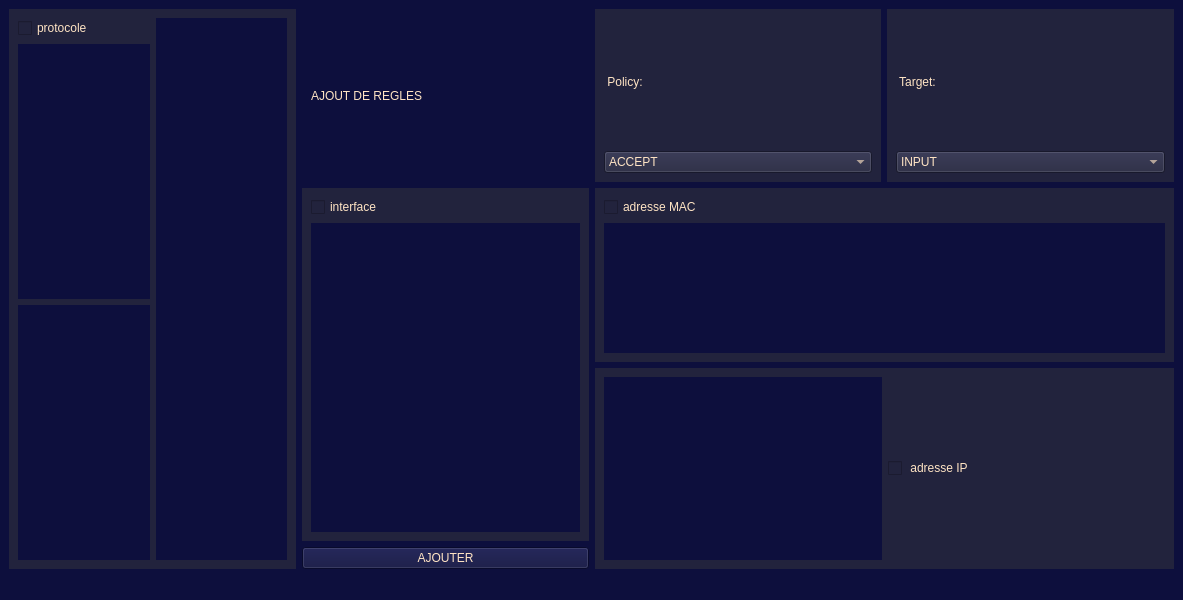
<?xml version="1.0" encoding="UTF-8"?>
<ui version="4.0">
 <class>AddWindow</class>
 <widget class="QMainWindow" name="AddWindow">
  <property name="geometry">
   <rect>
    <x>0</x>
    <y>0</y>
    <width>1183</width>
    <height>600</height>
   </rect>
  </property>
  <property name="windowTitle">
   <string>MainWindow</string>
  </property>
  <property name="styleSheet">
   <string notr="true"> background-color: #0D0F3D;
 color:bisque;</string>
  </property>
  <widget class="QWidget" name="centralwidget">
   <layout class="QGridLayout" name="gridLayout_3">
    <item row="0" column="0" rowspan="4">
     <widget class="QWidget" name="widget_2" native="true">
      <property name="styleSheet">
       <string notr="true">background-color:#22233D;</string>
      </property>
      <layout class="QGridLayout" name="gridLayout">
       <item row="0" column="0">
        <widget class="QCheckBox" name="checkBox">
         <property name="text">
          <string>protocole</string>
         </property>
        </widget>
       </item>
       <item row="0" column="1" rowspan="3">
        <widget class="QWidget" name="widget_6" native="true">
         <property name="styleSheet">
          <string notr="true">background-color: #0D0F3D;</string>
         </property>
        </widget>
       </item>
       <item row="2" column="0">
        <widget class="QWidget" name="widget_7" native="true">
         <property name="styleSheet">
          <string notr="true">background-color: #0D0F3D;</string>
         </property>
        </widget>
       </item>
       <item row="1" column="0">
        <widget class="QWidget" name="widget_5" native="true">
         <property name="styleSheet">
          <string notr="true">background-color: #0D0F3D;</string>
         </property>
        </widget>
       </item>
      </layout>
     </widget>
    </item>
    <item row="0" column="3">
     <widget class="QWidget" name="widget_11" native="true">
      <property name="styleSheet">
       <string notr="true">background-color: #22233D;</string>
      </property>
      <layout class="QVBoxLayout" name="verticalLayout_4">
       <item>
        <widget class="QLabel" name="label_2">
         <property name="text">
          <string> Target:</string>
         </property>
        </widget>
       </item>
       <item>
        <widget class="QComboBox" name="comboBox_2">
         <item>
          <property name="text">
           <string>INPUT</string>
          </property>
         </item>
         <item>
          <property name="text">
           <string>OUTPUT</string>
          </property>
         </item>
         <item>
          <property name="text">
           <string>FORWARD</string>
          </property>
         </item>
        </widget>
       </item>
      </layout>
     </widget>
    </item>
    <item row="1" column="2" colspan="2">
     <widget class="QWidget" name="widget_10" native="true">
      <property name="styleSheet">
       <string notr="true">background-color: #22233D;</string>
      </property>
      <layout class="QVBoxLayout" name="verticalLayout_3">
       <item>
        <widget class="QCheckBox" name="checkBox_3">
         <property name="text">
          <string>adresse MAC</string>
         </property>
        </widget>
       </item>
       <item>
        <widget class="QWidget" name="widget_3" native="true">
         <property name="styleSheet">
          <string notr="true">background-color: #0D0F3D;</string>
         </property>
        </widget>
       </item>
      </layout>
     </widget>
    </item>
    <item row="2" column="2" rowspan="2" colspan="2">
     <widget class="QWidget" name="widget_12" native="true">
      <property name="styleSheet">
       <string notr="true">background-color: #22233D;</string>
      </property>
      <layout class="QHBoxLayout" name="horizontalLayout">
       <item>
        <widget class="QWidget" name="widget_13" native="true">
         <property name="styleSheet">
          <string notr="true">background-color: #0D0F3D;</string>
         </property>
        </widget>
       </item>
       <item>
        <widget class="QCheckBox" name="checkBox_4">
         <property name="text">
          <string> adresse IP</string>
         </property>
        </widget>
       </item>
      </layout>
     </widget>
    </item>
    <item row="3" column="1">
     <widget class="QPushButton" name="pushButton">
      <property name="text">
       <string>AJOUTER</string>
      </property>
     </widget>
    </item>
    <item row="0" column="2">
     <widget class="QWidget" name="widget_8" native="true">
      <property name="styleSheet">
       <string notr="true">background-color: #22233D;</string>
      </property>
      <layout class="QVBoxLayout" name="verticalLayout">
       <item>
        <widget class="QLabel" name="label">
         <property name="text">
          <string> Policy:</string>
         </property>
        </widget>
       </item>
       <item>
        <widget class="QComboBox" name="comboBox">
         <item>
          <property name="text">
           <string>ACCEPT</string>
          </property>
         </item>
         <item>
          <property name="text">
           <string>DROP</string>
          </property>
         </item>
         <item>
          <property name="text">
           <string>REJECT</string>
          </property>
         </item>
        </widget>
       </item>
      </layout>
     </widget>
    </item>
    <item row="1" column="1" rowspan="2">
     <widget class="QWidget" name="widget_9" native="true">
      <property name="styleSheet">
       <string notr="true">background-color: #22233D;</string>
      </property>
      <layout class="QVBoxLayout" name="verticalLayout_2">
       <item>
        <widget class="QCheckBox" name="checkBox_2">
         <property name="text">
          <string>interface</string>
         </property>
        </widget>
       </item>
       <item>
        <widget class="QWidget" name="widget_4" native="true">
         <property name="styleSheet">
          <string notr="true">background-color: #0D0F3D;</string>
         </property>
        </widget>
       </item>
      </layout>
     </widget>
    </item>
    <item row="0" column="1">
     <widget class="QWidget" name="widget" native="true">
      <property name="styleSheet">
       <string notr="true">display: flex;
justify-content: center;
align-items:center;</string>
      </property>
      <layout class="QGridLayout" name="gridLayout_6">
       <item row="0" column="0">
        <widget class="QLabel" name="label_11">
         <property name="text">
          <string>AJOUT DE REGLES</string>
         </property>
        </widget>
       </item>
      </layout>
     </widget>
    </item>
   </layout>
  </widget>
  <widget class="QMenuBar" name="menubar">
   <property name="geometry">
    <rect>
     <x>0</x>
     <y>0</y>
     <width>1183</width>
     <height>24</height>
    </rect>
   </property>
  </widget>
  <widget class="QStatusBar" name="statusbar"/>
 </widget>
 <resources/>
 <connections/>
</ui>
